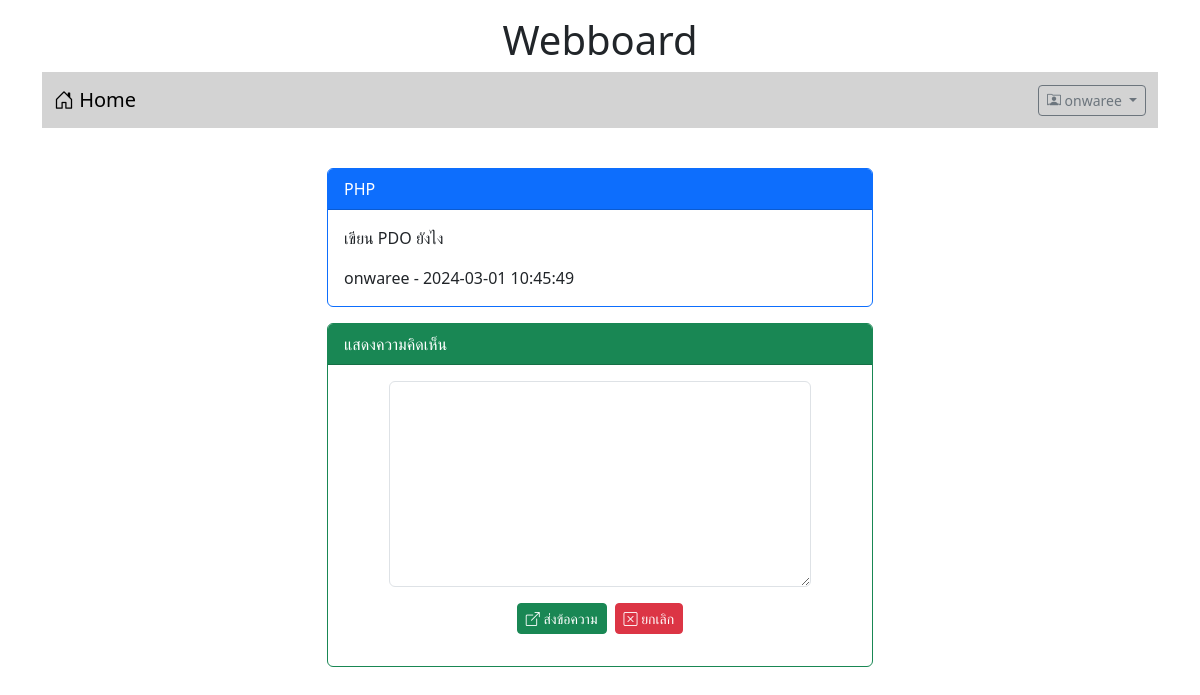
Page /post.php?id=1 (signed in) on the committed database.
### tables this page shows
CREATE TABLE `post` (
  `id` int(11) NOT NULL,
  `title` varchar(128) NOT NULL,
  `content` varchar(2048) NOT NULL,
  `post_date` datetime NOT NULL,
  `cat_id` int(11) NOT NULL,
  `user_id` int(11) NOT NULL
);

CREATE TABLE `user` (
  `id` int(11) NOT NULL,
  `login` varchar(32) NOT NULL,
  `password` varchar(64) NOT NULL,
  `name` varchar(64) NOT NULL,
  `gender` char(1) NOT NULL,
  `email` varchar(32) NOT NULL,
  `role` char(1) NOT NULL
);

### post.php (the view, shortened to what this page needs)
<!DOCTYPE html>
<html lang="en">
<head>
    <link href="https://cdn.jsdelivr.net/npm/bootstrap@5.3.2/dist/css/bootstrap.min.css" rel="stylesheet">
    <link rel="stylesheet" href="https://cdn.jsdelivr.net/npm/bootstrap-icons@1.11.3/font/bootstrap-icons.min.css">
</head>
<body>
    <div class="container-lg">
        <h1 style="text-align: center;" class="mt-3">Webboard </h1>
        <?php
            include("nav.php");
        ?>
        <div class="row mt-4">
            <div class="col-lg-3 col-md-2 col-sm-1"></div>
            <div class="col-lg-6 col-md-8 col-sm-10">
            <?php
                $conn = new PDO("mysql:host=localhost;dbname=webboard;charset=utf8;","root","");
                $sql = "SELECT p.id,p.title,p.content,p.post_date,u.login from post as p
                        INNER JOIN user as u ON u.id = p.user_id
                        WHERE p.id = {$_GET['id']} ";
                $result = $conn->query($sql);
                while($row = $result->fetch()){
            ?>
                <div class="card border-primary mt-3">
                    <div class="card-header bg-primary text-white"> <?php echo $row['title'] ?>  </div>
                    <div class="card-body">
                        <?php echo
                            "<tr>
                                <td>
                                    $row[content]
                                </td>
                                <BR>
                                <div class=mt-3></div>
                                <td>
                                    $row[login] - $row[post_date]
                                </td>
                             </tr>"
                        ?>
                    </div>
                </div>
            <?php
                }
            ?>
            <?php if(isset($_SESSION['id'])){
            ?>
                <div class="card border-success mt-3">
                    <div class="card-header bg-success text-white"> แสดงความคิดเห็น </div>
                    <div class="card-body">
                        <form action="post_save.php" method="post">
                            <div class="row mb-3 justify-content-center">
                                <div class="col-lg-10">
                                    <textarea name="comment"  rows="8" class="form-control" required></textarea>
                                </div>
                                <div class="row mt-3">
                                    <div class="col-lg-12 d-flex justify-content-center">
                                        <button type="submit" class="btn btn-success btn-sm text-white">
                                            <i class="bi bi-box-arrow-up-right"></i> ส่งข้อความ
                                        </button>
                                        <button type="reset" class="btn btn-danger btn-sm text-white ms-2">
                                            <i class="bi bi-x-square"></i> ยกเลิก
                                        </button>
                                    </div>
                                </div>
                            </div>
                        </form>
                    </div>
                </div>
                <?php
                    }
                ?>
            </div>
            <div class="col-lg-3 col-md-2 col-sm-1"></div>
        </div>
    </div>
</body>
</html>

### rows in the picture
post: title "PHP", content "เขียน PDO ยังไง", user.login "onwaree", post_date "2024-03-01 10:45:49"

### other values in the picture
$_SESSION['username'] "onwaree"
